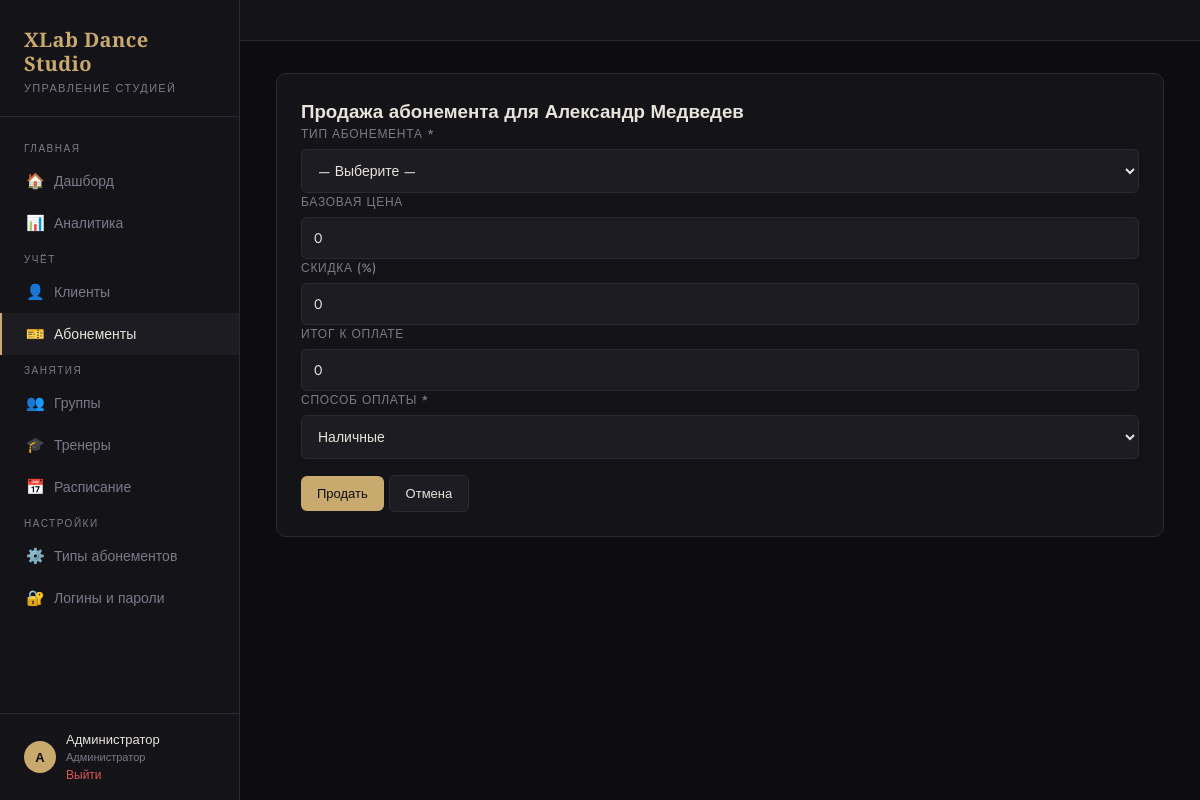
/sell_subscription/8 (signed in), run on the app's committed database.
### tables this page shows
CREATE TABLE users (
            id INTEGER PRIMARY KEY AUTOINCREMENT,
            role TEXT NOT NULL, -- admin | trainer
            username TEXT UNIQUE NOT NULL,
            password TEXT NOT NULL,
            name TEXT NOT NULL,
            trainer_id INTEGER UNIQUE REFERENCES trainers(id) ON DELETE CASCADE
        );

CREATE TABLE clients (
            id INTEGER PRIMARY KEY AUTOINCREMENT,
            name TEXT NOT NULL,
            phone TEXT,
            email TEXT,
            birthdate TEXT,
            parent_id INTEGER REFERENCES clients(id) ON DELETE SET NULL,
            notes TEXT,
            created_at TEXT DEFAULT (datetime('now','localtime'))
        );

### app.py (the view, shortened to what this page needs)
@app.route('/sell_subscription/<int:client_id>', methods=['GET', 'POST'])
@login_required
def sell_subscription(client_id):
    db = get_db()
    client = db.execute('SELECT * FROM clients WHERE id = ?', (client_id,)).fetchone()
    if not client:
        flash('Клиент не найден.', 'error')
        return redirect(url_for('schedule'))
    subscription_types = db.execute('SELECT * FROM subscription_types').fetchall()
    return render_template('sell_subscription.html', client=client, subscription_types=subscription_types)

### app.py (called while the page is built, shortened)
def current_role():
    return session.get('role', 'admin')

def is_admin():
    return current_role() == 'admin'

def sync_session_user():
    if 'user_id' not in session:
        return
    db = get_db()
    user = db.execute('SELECT role, trainer_id, name FROM users WHERE id=?', (session['user_id'],)).fetchone()
    if not user:
        session.clear()
        return
    session['role'] = user['role']
    session['trainer_id'] = user['trainer_id']
    session['user_name'] = user['name']

@app.before_request
def setup():
    if request.endpoint is None:
        return
    if request.endpoint in ('login', 'logout', 'static'):
        return
    if 'user_id' not in session:
        return
    sync_session_user()
    if is_admin():
        return

def login_required(f):
    from functools import wraps
    @wraps(f)
    def decorated(*args, **kwargs):
        if 'user_id' not in session:
            return redirect(url_for('login'))
        return f(*args, **kwargs)
    return decorated

### database.py (called while the page is built)
def get_db():
    from app import app
    if 'db' not in g:
        g.db = sqlite3.connect(DATABASE)
        g.db.row_factory = sqlite3.Row
        g.db.execute("PRAGMA foreign_keys = ON")
    return g.db

### templates/sell_subscription.html (shortened to what this page needs)
{% extends "base.html" %}
{% block content %}
<div class="card">
  <h3>Продажа абонемента для {{ client.name }}</h3>
  <form method="POST">
    <div class="form-group">
      <label>Тип абонемента *</label>
      <select name="subscription_type" id="subscription_type" required>
        <option value="">— Выберите —</option>
      </select>
    </div>
    <div class="form-group">
      <label>Базовая цена</label>
      <input type="number" id="base_price" readonly>
    </div>
    <div class="form-group">
      <label>Скидка (%)</label>
      <input type="number" name="discount_percent" id="discount_percent" min="0" max="100" step="0.1" value="0">
    </div>
    <div class="form-group">
      <label>Итог к оплате</label>
      <input type="number" id="final_price" readonly>
    </div>
    <div class="form-group">
      <label>Способ оплаты *</label>
      <select name="payment_option" id="payment_option" required>
        <option value="cash">Наличные</option>
      </select>
    </div>
    <div style="margin-top:16px">
      <button type="submit" class="btn btn-primary">Продать</button>
      <a href="{{ url_for('schedule') }}" class="btn btn-secondary">Отмена</a>
    </div>
  </form>
</div>
{% endblock %}

### templates/base.html (shortened to what this page needs)
<!DOCTYPE html>
<html lang="ru">
<head>
</head>
<body>
<aside class="sidebar">
  <div class="sidebar-logo">
    <h1>XLab Dance<br>Studio</h1>
    <p>Управление студией</p>
  </div>
  <nav class="nav">
    <div class="nav-section">Главная</div>
    <a href="{{ url_for('dashboard') }}" class="{{ 'active' if request.endpoint == 'dashboard' }}">
      <span class="icon">🏠</span> Дашборд
    </a>
    {% if session.role == 'admin' %}
    <a href="{{ url_for('analytics') }}" class="{{ 'active' if request.endpoint == 'analytics' }}">
      <span class="icon">📊</span> Аналитика
    </a>
    {% endif %}
    {% if session.role == 'admin' %}
    <div class="nav-section">Учёт</div>
    <a href="{{ url_for('clients') }}" class="{{ 'active' if 'client' in request.endpoint }}">
      <span class="icon">👤</span> Клиенты
    </a>
    <a href="{{ url_for('subscriptions') }}" class="{{ 'active' if 'subscription' in request.endpoint and request.endpoint != 'subscription_types' }}">
      <span class="icon">🎫</span> Абонементы
    </a>
    {% endif %}
    <div class="nav-section">Занятия</div>
    {% if session.role == 'admin' %}
    <a href="{{ url_for('groups') }}" class="{{ 'active' if 'group' in request.endpoint }}">
      <span class="icon">👥</span> Группы
    </a>
    {% endif %}
    {% if session.role == 'admin' %}
    <a href="{{ url_for('trainers') }}" class="{{ 'active' if 'trainer' in request.endpoint }}">
      <span class="icon">🎓</span> Тренеры
    </a>
    {% endif %}
    <a href="{{ url_for('schedule') }}" class="{{ 'active' if 'schedule' in request.endpoint or 'attendance' in request.endpoint }}">
      <span class="icon">📅</span> Расписание
    </a>
    {% if session.role == 'admin' %}
    <div class="nav-section">Настройки</div>
    <a href="{{ url_for('subscription_types') }}" class="{{ 'active' if request.endpoint == 'subscription_types' }}">
      <span class="icon">⚙️</span> Типы абонементов
    </a>
    <a href="{{ url_for('accounts') }}" class="{{ 'active' if 'account' in request.endpoint }}">
      <span class="icon">🔐</span> Логины и пароли
    </a>
    {% endif %}
  </nav>
  <div class="sidebar-user">
    <div class="avatar">{{ session.user_name[0] if session.user_name }}</div>
    <div>
      <div style="color: var(--text); font-size: 13px;">{{ session.user_name }}</div>
      <div style="font-size: 11px; color: var(--muted);">{{ 'Администратор' if session.role == 'admin' else 'Тренер' }}</div>
      <a href="{{ url_for('logout') }}">Выйти</a>
    </div>
  </div>
</aside>
<div class="main">
  <div class="topbar">
  </div>
  <div class="content">
    {% block content %}{% endblock %}
  </div>
</div>
</body>
</html>

### templates/base.html (style rules this page uses)
:root { --bg: #0d0d0f; --surface: #141418; --surface2: #1c1c22; --border: #2a2a35; --accent: #c8a96e; --accent2: #e8c88a; --text: #e8e4dc; --muted: #7a7a8a; --danger: #e05555; --success: #5cb87a; --warning: #e0a055; --info: #5599e0; --sidebar-w: 240px; }
* { box-sizing: border-box; margin: 0; padding: 0; }
body { background: var(--bg); color: var(--text); font-family: 'Jost', sans-serif; font-weight: 400; min-height: 100vh; display: flex; }
.sidebar { width: var(--sidebar-w); min-height: 100vh; background: var(--surface); border-right: 1px solid var(--border); display: flex; flex-direction: column; position: fixed; top: 0; left: 0; z-index: 100; }
.sidebar-logo { padding: 28px 24px 20px; border-bottom: 1px solid var(--border); }
.sidebar-logo h1 { font-family: 'Playfair Display', serif; font-size: 20px; font-weight: 700; color: var(--accent); letter-spacing: 0.02em; line-height: 1.2; }
.sidebar-logo p { font-size: 11px; color: var(--muted); letter-spacing: 0.12em; text-transform: uppercase; margin-top: 4px; }
.nav { flex: 1; padding: 16px 0; overflow-y: auto; max-height: calc(100vh - 200px); }
.nav-section { padding: 8px 24px 4px; font-size: 10px; letter-spacing: 0.15em; text-transform: uppercase; color: var(--muted); }
.nav a { display: flex; align-items: center; gap: 10px; padding: 10px 24px; color: var(--muted); text-decoration: none; font-size: 14px; font-weight: 400; transition: all 0.2s; border-left: 2px solid transparent; }
.nav a:hover, .nav a.active { color: var(--text); background: var(--surface2); border-left-color: var(--accent); }
.nav a .icon { width: 18px; text-align: center; font-size: 15px; }
.sidebar-user { padding: 16px 24px; border-top: 1px solid var(--border); font-size: 13px; color: var(--muted); display: flex; align-items: center; gap: 10px; }
.sidebar-user .avatar { width: 32px; height: 32px; border-radius: 50%; background: var(--accent); display: flex; align-items: center; justify-content: center; color: var(--bg); font-weight: 700; font-size: 13px; }
.sidebar-user a { color: var(--danger); text-decoration: none; font-size: 12px; }
.main { margin-left: var(--sidebar-w); flex: 1; min-height: 100vh; }
.topbar { padding: 20px 36px; border-bottom: 1px solid var(--border); background: var(--surface); display: flex; align-items: center; justify-content: space-between; position: sticky; top: 0; z-index: 50; }
.content { padding: 32px 36px; }
.card { background: var(--surface); border: 1px solid var(--border); border-radius: 10px; padding: 24px; }
.btn { display: inline-flex; align-items: center; gap: 6px; padding: 8px 16px; border-radius: 6px; font-size: 13px; font-weight: 500; cursor: pointer; border: none; text-decoration: none; transition: all 0.2s; font-family: 'Jost', sans-serif; }
.btn-primary { background: var(--accent); color: var(--bg); }
.btn-secondary { background: var(--surface2); color: var(--text); border: 1px solid var(--border); }
.form-group { display: flex; flex-direction: column; gap: 6px; }
label { font-size: 12px; font-weight: 500; color: var(--muted); letter-spacing: 0.06em; text-transform: uppercase; }
input, select, textarea { background: var(--surface2); border: 1px solid var(--border); border-radius: 6px; color: var(--text); padding: 10px 12px; font-size: 14px; font-family: 'Jost', sans-serif; transition: border-color 0.2s; width: 100%; }
a { color: var(--accent); text-decoration: none; }

### data on the page
users: name "А", user_name "Администратор", role "Администратор"
clients: name "Александр Медведев"
